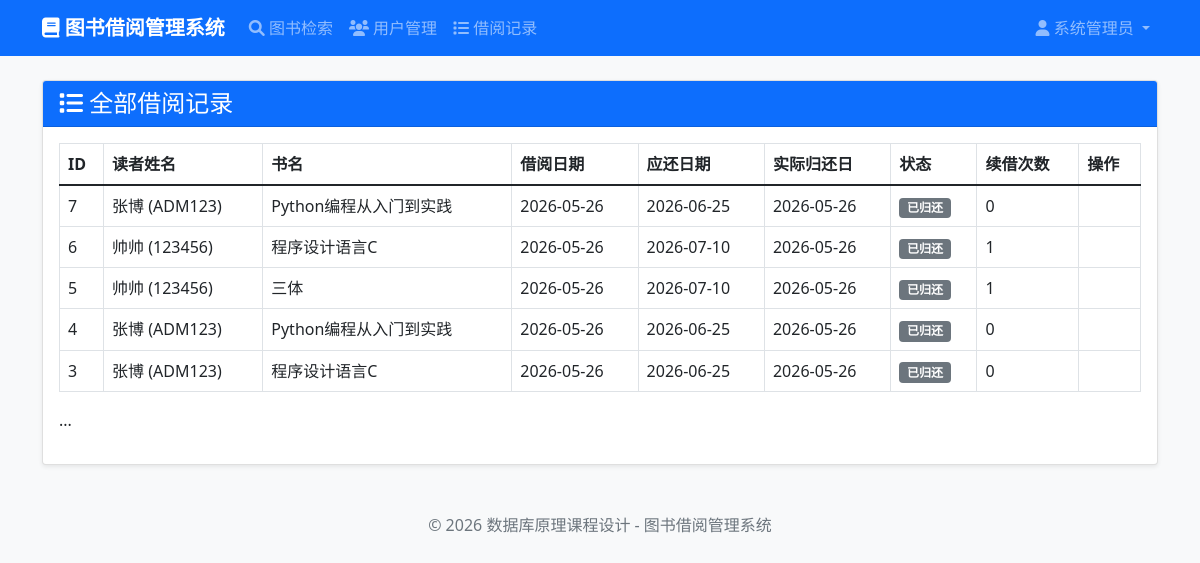
Before: /borrow_records (signed in) with the older database file.
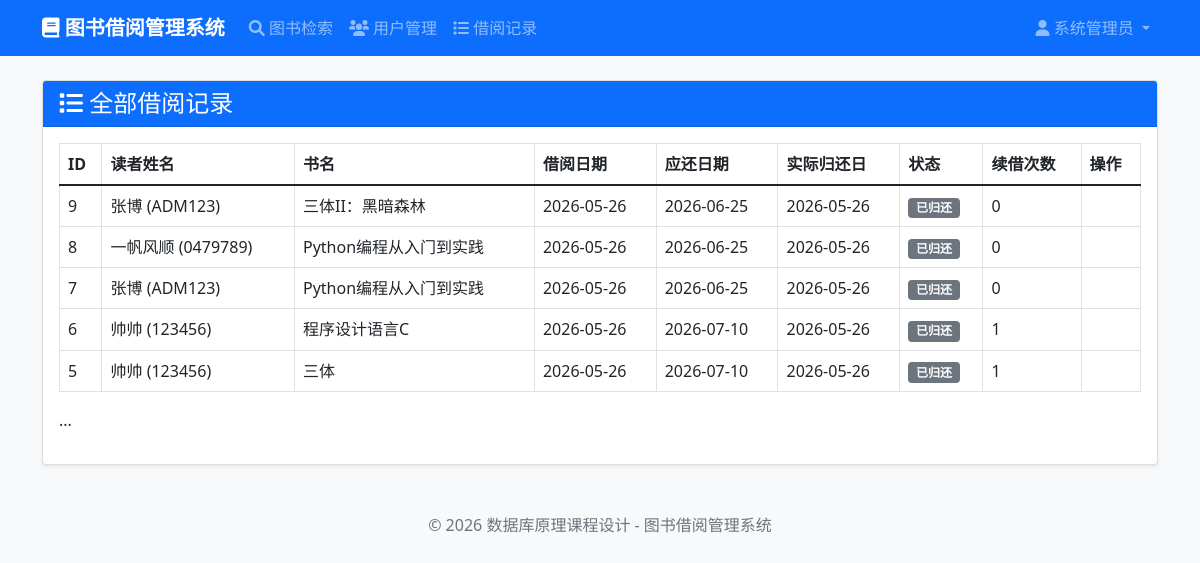
After: the same page with the newer database file.
### models.py (models this page shows, shortened)
class BorrowRecord(db.Model):
    __tablename__ = 'borrow_records'
    id = db.Column(db.Integer, primary_key=True)
    user_id = db.Column(db.Integer, db.ForeignKey('users.id'), nullable=False)
    book_id = db.Column(db.Integer, db.ForeignKey('books.id'), nullable=False)
    borrow_date = db.Column(db.DateTime, default=datetime.now)
    due_date = db.Column(db.DateTime, nullable=False)
    return_date = db.Column(db.DateTime, nullable=True)
    status = db.Column(db.String(20), default='borrowed')
    renew_count = db.Column(db.Integer, default=0)
    def is_overdue(self):
        if self.status == 'borrowed' and datetime.now() > self.due_date:
            return True
        return False

class User(UserMixin, db.Model):
    __tablename__ = 'users'
    id = db.Column(db.Integer, primary_key=True)
    username = db.Column(db.String(80), unique=True, nullable=False)
    password = db.Column(db.String(200), nullable=False)
    real_name = db.Column(db.String(50), nullable=False)
    email = db.Column(db.String(120), unique=True)
    library_card = db.Column(db.String(20), unique=True, nullable=False)
    role = db.Column(db.String(20), default='user')
    max_borrow = db.Column(db.Integer, default=5)
    borrow_records = db.relationship('BorrowRecord', backref='user', lazy=True)
    def is_admin(self):
        return self.role == 'admin'

class Book(db.Model):
    __tablename__ = 'books'
    id = db.Column(db.Integer, primary_key=True)
    title = db.Column(db.String(200), nullable=False)
    author = db.Column(db.String(100), nullable=False)
    isbn = db.Column(db.String(20), unique=True, nullable=False)
    publisher = db.Column(db.String(100))
    price = db.Column(db.Float)
    total_copies = db.Column(db.Integer, default=1)
    available_copies = db.Column(db.Integer, default=1)
    category_id = db.Column(db.Integer, db.ForeignKey('categories.id'), nullable=False)
    borrow_records = db.relationship('BorrowRecord', backref='book', lazy=True)

### app.py (the view)
@app.route('/borrow_records')
@login_required
def borrow_records():
    if not current_user.is_admin():
        abort(403)
    page = request.args.get('page', 1, type=int)
    query = BorrowRecord.query.order_by(BorrowRecord.borrow_date.desc(), BorrowRecord.id)
    pagination = query.paginate(page=page, per_page=app.config['ITEMS_PER_PAGE'], error_out=False)
    records = pagination.items
    return render_template('borrow_records.html', records=records, pagination=pagination)

### app.py (called while the page is built)
@login_manager.user_loader
def load_user(user_id):
    return User.query.get(int(user_id))

### templates/borrow_records.html (shortened to what this page needs)
{% extends "base.html" %}
{% block content %}
<div class="card">
    <div class="card-header bg-primary text-white"><h4 class="mb-0"><i class="fas fa-list"></i> 全部借阅记录</h4></div>
    <div class="card-body">
        <table class="table table-bordered">
            <thead><tr><th>ID</th><th>读者姓名</th><th>书名</th><th>借阅日期</th><th>应还日期</th><th>实际归还日</th><th>状态</th><th>续借次数</th><th>操作</th></tr></thead>
            <tbody>
                {% for record in records %}
                <tr>
                    <td>{{ record.id }}</td>
                    <td>{{ record.user.real_name }} ({{ record.user.library_card }})</td>
                    <td>{{ record.book.title }}</td>
                    <td>{{ record.borrow_date.strftime('%Y-%m-%d') }}</td>
                    <td class="{% if record.is_overdue() %}text-danger{% endif %}">{{ record.due_date.strftime('%Y-%m-%d') }}{% if record.is_overdue() %} <span class="badge bg-danger">逾期</span>{% endif %}</td>
                    <td>{{ record.return_date.strftime('%Y-%m-%d') if record.return_date else '未归还' }}</td>
                    <td>{% if record.status == 'borrowed' %}<span class="badge bg-warning">借阅中</span>{% else %}<span class="badge bg-secondary">已归还</span>{% endif %}</td>
                    <td>{{ record.renew_count }}</td>
                    <td>{% if record.status == 'borrowed' %}<a href="{{ url_for('return_book', record_id=record.id) }}" class="btn btn-sm btn-success" onclick="return confirm('确认归还？')">强制归还</a>{% endif %}</td>
                </tr>
                {% else %}
                <tr><td colspan="9" class="text-center">暂无借阅记录</td></tr>
                {% endfor %}
            </tbody>
        </table>
        {% if pagination.pages > 1 %}<nav><ul class="pagination">...</ul></nav>{% endif %}
    </div>
</div>
{% endblock %}

Changed rows visible on the page:
no longer on this page (row unchanged): BorrowRecord: id "4", user.real_name "张博", user.library_card "ADM123", book "Python编程从入门到实践", borrow_date "2026-05-26", due_date "2026-06-25", return_date "2026-05-26", status "已归还", renew_count "0"
no longer on this page (row unchanged): BorrowRecord: id "3", user.real_name "张博", user.library_card "ADM123", book "程序设计语言C", borrow_date "2026-05-26", due_date "2026-06-25", return_date "2026-05-26", status "已归还", renew_count "0"
added BorrowRecord: id "9", user.real_name "张博", user.library_card "ADM123", book "三体II：黑暗森林", borrow_date "2026-05-26", due_date "2026-06-25", return_date "2026-05-26", status "已归还", renew_count "0"
added BorrowRecord: id "8", user.real_name "一帆风顺", user.library_card "0479789", book "Python编程从入门到实践", borrow_date "2026-05-26", due_date "2026-06-25", return_date "2026-05-26", status "已归还", renew_count "0"
